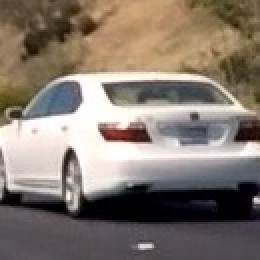
#> input picture examples/test_img.jpg, 130 x 130 px (shown 2 times larger)
$ python color_space.py ../examples/test_img.jpg   (older library calls are emulated)
#> lines starting #> are read from the running program, lines starting #| are printed output that depends on the picture
import matplotlib.pyplot as plt
from mpl_toolkits.mplot3d import Axes3D

def plot3d(pixels, colors_rgb,
        axis_labels=list("RGB"), axis_limits=[(0, 255), (0, 255), (0, 255)]):
    """Plot pixels in 3D."""

    # Create figure and 3D axes
    fig = plt.figure(figsize=(8, 8))
    ax = Axes3D(fig)

    # Set axis limits
    ax.set_xlim(*axis_limits[0])
    ax.set_ylim(*axis_limits[1])
    ax.set_zlim(*axis_limits[2])

    # Set axis labels and sizes
    ax.tick_params(axis='both', which='major', labelsize=14, pad=8)
    ax.set_xlabel(axis_labels[0], fontsize=16, labelpad=16)
    ax.set_ylabel(axis_labels[1], fontsize=16, labelpad=16)
    ax.set_zlabel(axis_labels[2], fontsize=16, labelpad=16)

    # Plot pixel values with colors given in colors_rgb
    ax.scatter(
        pixels[:, :, 0].ravel(),
        pixels[:, :, 1].ravel(),
        pixels[:, :, 2].ravel(),
        c=colors_rgb.reshape((-1, 3)), edgecolors='none')

    return ax  # return Axes3D object for further manipulation

def raise_window(figname=None):
    if figname: plt.figure(figname)
    cfm = plt.get_current_fig_manager()
    cfm.show()
    cfm.window.activateWindow()
    cfm.window.raise_()

if __name__ == "__main__":
    import sys
    import cv2
    import numpy as np

    # Read a color image
    img = cv2.imread(sys.argv[1])
#> img is the input picture: shape (130, 130, 3); mean B, G, R 111.2, 121, 132.3

    # Select a small fraction of pixels to plot by subsampling it
    scale = max(img.shape[0], img.shape[1], 64) / 64  # at most 64 rows and columns
#> scale = 2.03
    img_small = cv2.resize(img, (np.int(img.shape[1] / scale), np.int(img.shape[0] / scale)), interpolation=cv2.INTER_NEAREST)
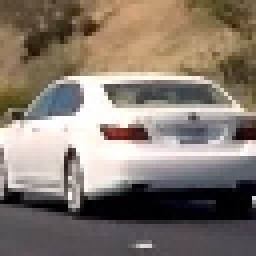
#> img_small: shape (64, 64, 3) (shown 4 times larger); mean B, G, R 111.3, 121.5, 132.9

    # Convert subsampled image to desired color space(s)
    img_small_RGB = cv2.cvtColor(img_small, cv2.COLOR_BGR2RGB)  # OpenCV uses BGR, matplotlib likes RGB
    img_small_HSV = cv2.cvtColor(img_small, cv2.COLOR_BGR2HSV)
#> img_small_HSV: shape (64, 64, 3); mean H, S, V 61.4, 65.2, 134.6
    img_small_rgb = img_small_RGB / 255.  # scaled to [0, 1], only for plotting

    # Plot and show
    plot3d(img_small_RGB, img_small_rgb)
    plt.show()

    plot3d(img_small_HSV, img_small_rgb, axis_labels=list("HSV"))
    plt.show()

    #raise_window() doesn't work to bring figure to front
